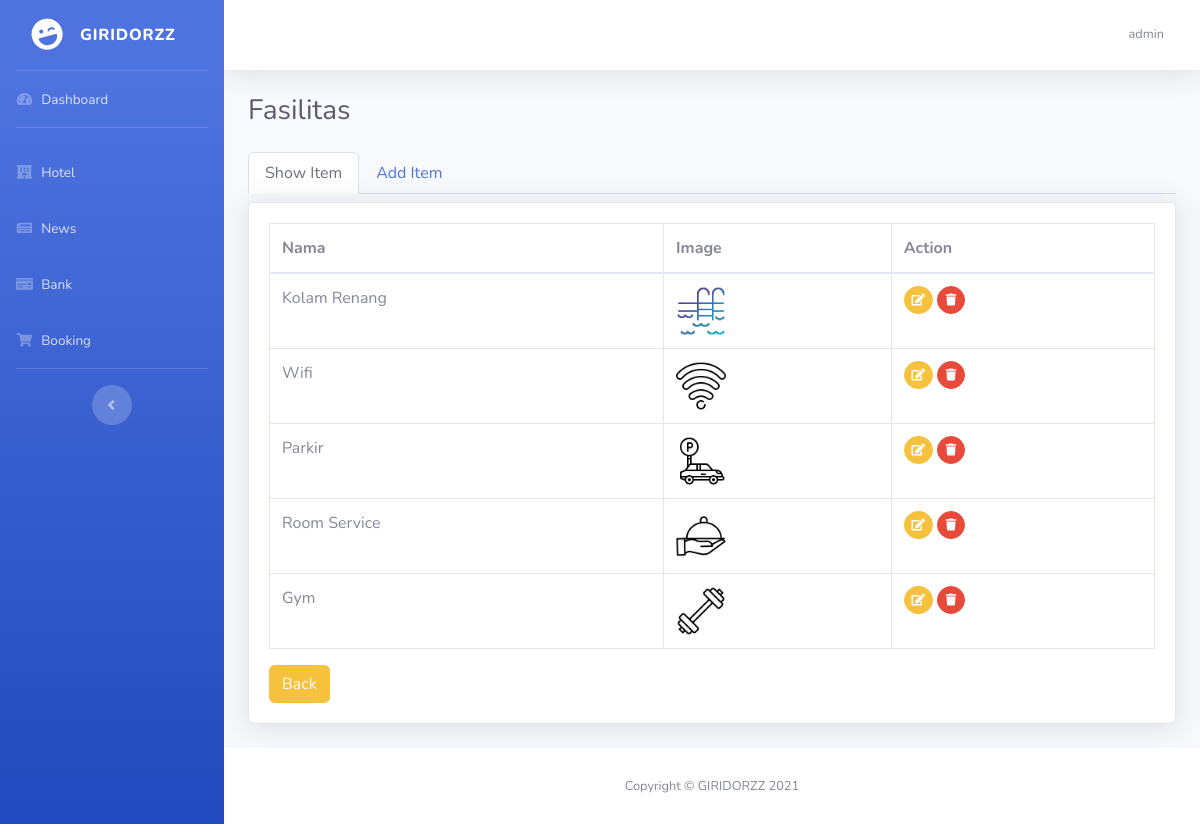
The app's page /admin/hotel/fasilitasHotel/show_fasilitas.php?id=29 (signed in) with its own data.
### tables this page shows
CREATE TABLE `sb_user` (
  `username` varchar(100) NOT NULL,
  `email` varchar(100) NOT NULL,
  `password` varchar(100) NOT NULL
);

CREATE TABLE `fasilitas` (
  `idFasilitas` int(11) NOT NULL,
  `hotelId` int(11) DEFAULT NULL,
  `kamarId` int(11) DEFAULT NULL,
  `namaFasilitas` varchar(255) NOT NULL,
  `jumlahFasilitas` int(100) DEFAULT NULL,
  `imageUrl` varchar(255) NOT NULL
);

### admin/hotel/fasilitasHotel/tables_fasilitas.php (the view)
<?php
require '../../db_conn.php';
$idHotel = $_GET['id'];
$result = mysqli_query($conn, "SELECT * from fasilitas WHERE hotelId = '$idHotel'")
    or die(mysqli_error($conn));
while ($data = mysqli_fetch_array($result)) {
    $rows[] = $data;
}
?>
<div class="tab-pane fade show active" id="show-item" role="tabpanel" aria-labelledby="home-tab">
    <div class="card shadow mb-4 mt-2">
        <div class="card-body">
            <div class="table-responsive">
                <table class="table table-bordered" id="dataTable" width="100%" cellspacing="0">
                    <thead>
                        <tr>
                            <th>Nama</th>
                            <th>Image</th>
                            <th>Action</th>
                        </tr>
                    </thead>
                    <tbody>
                        <?php if (!empty($rows)) {
                            foreach ($rows as $row) :  ?>
                                <tr>
                                    <td><?= $row['namaFasilitas'] ?></td>
                                    <td><img src="../../../Assets/Images/fasilitasHotel/<?= $row['imageUrl'] ?>" width="50px" height="50px"></td>
                                    <td>
                                        <a href="show_edit_fasilitas.php?id=<?= $row['idFasilitas'] ?>&idHotel=<?= $idHotel ?>" class="btn btn-warning btn-circle btn-sm "><i class="fas fa-edit"></i></a>
                                        <a href="process.php?delete=<?= $row['idFasilitas']  ?>&id=<?= $idHotel ?>" class="btn btn-danger btn-circle btn-sm"><i class="fas fa-trash"></i>
                                        </a>
                                    </td>
                                </tr>
                        <?php endforeach;
                        } ?>
                    </tbody>
                </table>
                <a href="../hotel.php" class="btn btn-warning">Back</a>
            </div>
        </div>
    </div>
</div>

### admin/hotel/fasilitasHotel/header.php (shortened to what this page needs)
<?php
require '../../db_conn.php';
$admin = $conn->query("SELECT username from sb_user");
while ($username = mysqli_fetch_array($admin)) {
  $result =  $username["username"];
}
?>
<!DOCTYPE html>
<html lang="en">
<head>
  <link href="../../vendor/fontawesome-free/css/all.min.css" rel="stylesheet" type="text/css">
  <link href="../../css/sb-admin-2.min.css" rel="stylesheet">
</head>
<body id="page-top">
  <div id="wrapper">
    <ul class="navbar-nav bg-gradient-primary sidebar sidebar-dark accordion" id="accordionSidebar">
      <a class="sidebar-brand d-flex align-items-center justify-content-center" href="#">
        <div class="sidebar-brand-icon rotate-n-15">
          <i class="fas fa-laugh-wink"></i>
        </div>
        <div class="sidebar-brand-text mx-3">GIRIDORZZ</div>
      </a>
      <hr class="sidebar-divider my-0">
      <li class="nav-item">
        <a class="nav-link" href="index.html">
          <i class="fas fa-fw fa-tachometer-alt"></i>
          <span>Dashboard</span></a>
      </li>
      <hr class="sidebar-divider">
      <li class="nav-item">
        <a class="nav-link collapsed" href="../hotel.php">
          <i class=" fas fa-fw fa-hotel"></i>
          <span>Hotel</span>
        </a>
      </li>
      <li class="nav-item">
        <a class="nav-link collapsed" href="../news/news.php">
          <i class=" fas fa-fw fa-newspaper"></i>
          <span>News</span>
        </a>
      </li>
      <li class="nav-item">
        <a class="nav-link collapsed" href="../bank/bank.php">
          <i class=" fas fa-fw fa-money-check"></i>
          <span>Bank</span>
        </a>
      </li>
      <li class="nav-item">
        <a class="nav-link collapsed" href="../booking/booking.php">
          <i class=" fas fa-fw fa-shopping-cart"></i>
          <span>Booking</span>
        </a>
      </li>
      <hr class="sidebar-divider d-none d-md-block">
      <div class="text-center d-none d-md-inline">
        <button class="rounded-circle border-0" id="sidebarToggle"></button>
      </div>
    </ul>
    <div id="content-wrapper" class="d-flex flex-column">
      <div id="content">
        <nav class="navbar navbar-expand navbar-light bg-white topbar mb-4 static-top shadow">
          <ul class="navbar-nav ml-auto">
            <li class="nav-item dropdown no-arrow">
              <a class="nav-link dropdown-toggle" href="#" id="userDropdown" role="button" data-toggle="dropdown" aria-haspopup="true" aria-expanded="false">
                <span class="mr-2 d-none d-lg-inline text-gray-600 small"><?= $result ?></span>
              </a>
            </li>
          </ul>
        </nav>

### records on screen
sb_user: username "admin"
fasilitas: namaFasilitas "Kolam Renang", imageUrl (picture)
fasilitas: namaFasilitas "Wifi", imageUrl (picture)
fasilitas: namaFasilitas "Parkir", imageUrl (picture)
fasilitas: namaFasilitas "Room Service", imageUrl (picture)
fasilitas: namaFasilitas "Gym", imageUrl (picture)
